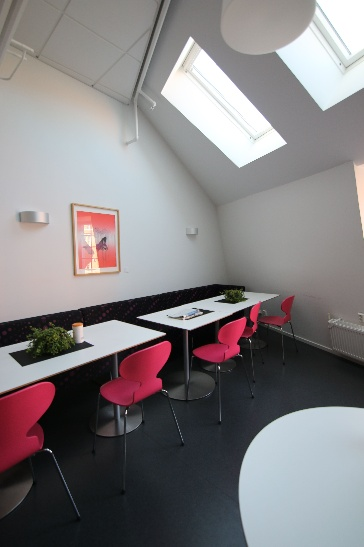
#> input picture lab2/part3/ImageStitching/img2_ratio01.jpg, 364 x 547 px; its folder holds 4 pictures in this run
$ python stitching.py   (Python 2 division)
#> lines starting #> are read from the running program, lines starting #| are printed output that depends on the picture
#> in main, img1 is the input picture: shape (547, 364, 3); mean B, G, R 128.6, 126.9, 130.9
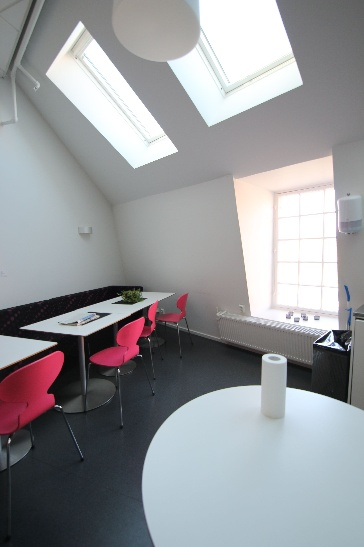
#> input picture lab2/part3/ImageStitching/img3_ratio01.jpg, 364 x 547 px
#> in main, img2 is the input picture: shape (547, 364, 3); mean B, G, R 153.4, 150.4, 149.1
### lab2/part3/stitching_utils.py
import cv2
import numpy as np
from matplotlib import pyplot as plt


def combine_images(img1, img2, H):
    """
    Combine two images together.

    Keyword arguments:
    img1 -- first image
    img2 -- second image
    H -- homography matrix
    """
    points1 = np.array([[0, 0], [0, img1.shape[0]], [img1.shape[1], img1.shape[0]], [img1.shape[1], 0]], dtype=np.float32)
    points1 = points1.reshape((-1, 1, 2))

    points2 = np.array([[0, 0], [0, img2.shape[0]], [img2.shape[1], img2.shape[0]], [img2.shape[1], 0]], dtype=np.float32)
    points2 = points2.reshape((-1, 1, 2))

    warped_points1 = cv2.perspectiveTransform(points1, H)[0]
    warped_points1 = warped_points1.astype(np.int32)
    warped_points1 = warped_points1.reshape((-1, 1, 2))

    points = np.concatenate((points2, warped_points1), axis=0)

    [x_min, y_min] = np.min(points, axis=0).ravel().astype(np.int32)
    [x_max, y_max] = np.max(points, axis=0).ravel().astype(np.int32)

    T = np.array([[1, 0, -x_min], [0, 1, -y_min], [0, 0, 1]], dtype=np.float32)

    output = cv2.warpPerspective(img1, T.dot(H), (x_max-x_min, y_max-y_min))
    # show warped image
    plt.imshow(output)
    plt.show()
    cv2.imwrite('StichingResults/warped.jpg', output)
    exit()
    output[-y_min:img2.shape[0]-y_min, -x_min:img2.shape[1]-x_min] = img2

    return output

# [62 lines left out: functions projectionImage, mergeWarpedImages, not called in this run]


def stitchImages(img1, img2, match = 'bf'):
    """
    Stitch two images together.

    Keyword arguments:
    img1 -- first image
    img2 -- second image
    """
#> called with match = 'bf'

    # Step1: Extract SIFT features and descriptors from both images
    sift1 = cv2.xfeatures2d.SIFT_create()
    sift2 = cv2.xfeatures2d.SIFT_create()
    keypoints1, descriptors1 = sift1.detectAndCompute(img1, None)
#> keypoints1 = 278 keypoints; strongest (x, y, size): (162, 334, 3.1), (141, 317, 2.5), (205, 312, 3.8), (108, 339, 24.7)
    keypoints2, descriptors2 = sift2.detectAndCompute(img2, None)
#> keypoints2 = 230 keypoints; strongest (x, y, size): (337, 346, 3.9), (55, 343, 2.4), (9, 441, 1.9), (332, 334, 2)
    # Convert keypoints to numpy arrays
    points1 = np.float32([kp.pt for kp in keypoints1]).reshape(-1, 1, 2)
#> points1 = 278 rows, first 8: [9.58, 329.2], [9.58, 329.2], [9.58, 329.2], [9.58, 329.2], [13.22, 40.54], [13.22, 40.54], [14.36, 354.9], [14.36, 354.9]
    points2 = np.float32([kp.pt for kp in keypoints2]).reshape(-1, 1, 2)
#> points2 = 230 rows, first 8: [2.52, 447.5], [4.19, 466.5], [4.79, 446.3], [4.79, 446.3], [4.96, 454.2], [5.01, 307.5], [5.06, 311.2], [9.28, 440.7]

    # Step2: Match features by applying Brute-Force-based or FLANN-based matching
    k = 2
    if match == 'bf':
        bf = cv2.BFMatcher()
        matches = bf.knnMatch(descriptors1, descriptors2, k)
#> matches = 278 matches
    elif match == 'flann':
        index_params = dict(algorithm=0, trees=5)
        search_params = dict(checks=50)
        flann = cv2.FlannBasedMatcher(index_params, search_params)
        matches = flann.knnMatch(descriptors1, descriptors2, k)

    # Step3: Apply Lowe's criterion to speedily reject most outliers
    good = []
    for m, n in matches:
        if m.distance < 0.7 * n.distance:
            good.append(m)
#> after the loop, good = 53 matches
    matches = good
#> matches = 53 matches

    points1 = np.float32([points1[m.queryIdx] for m in matches]).reshape(-1, 1, 2)
#> points1 = 53 rows, first 8: [15.98, 321.6], [140.7, 317.2], [141.8, 320.1], [142.7, 421.9], [154.1, 323.2], [158, 375.9], [159, 381.4], [159, 381.4]
    points2 = np.float32([points2[m.trainIdx] for m in matches]).reshape(-1, 1, 2)
#> points2 = 53 rows, first 8: [288.1, 34.44], [54.82, 343.2], [25.53, 330.6], [32.42, 447.5], [12.48, 370.8], [48.71, 391.8], [51.23, 396.3], [51.23, 396.3]

    # Step4: Compute RANSAC-based Homography H
    # given the matches between image 1 and image 2
    # we compute the homography H21 that maps
    # points from image 1 to image 2
    # x2 = H21 * x1
    H = cv2.findHomography(points1, points2, cv2.RANSAC, 5.0)[0]
#> H = [[1.73, 0.0403, -222.8], [0.497, 1.48, -118.9], [0.00197, 2.07e-05, 1]]

    # Step5: Apply inverse warping to img1
    # img1_warped, img1_topleft_coords = projectionImage(H, img1)

    # Step6: Merge the warped version of img1 with img2 under the same coordinate system of img2

    # stiched_img = mergeWarpedImages(img1_warped, img2, img1_topleft_coords)

    # the combination of the above do not work
    # this works
    stiched_img = combine_images(img1, img2, H)
#> in combine_images, `warped_points1 = cv2.perspectiveTransform(points1, H)[0]`: warped_points1 = [[-222.8, -118.9]]
#> in combine_images, `warped_points1 = warped_points1.astype(np.int32)`: warped_points1 = [[-222, -118]]
#> in combine_images, `points = np.concatenate((points2, warped_points1), axis=0)`: points = [[0, 0], [0, 547], [364, 547], [364, 0], [-222, -118]]
#> in combine_images, `[x_min, y_min] = np.min(points, axis=0).ravel().astype(np.int32)`: x_min = -222; y_min = -118
#> in combine_images, `[x_max, y_max] = np.max(points, axis=0).ravel().astype(np.int32)`: x_max = 364; y_max = 547
#> in combine_images, `T = np.array([[1, 0, -x_min], [0, 1, -y_min], [0, 0, 1]], dtype=np.flo..`: T = [[1, 0, 222], [0, 1, 118], [0, 0, 1]]
#> in combine_images, `output = cv2.warpPerspective(img1, T.dot(H), (x_max-x_min, y_max-y_min))`:
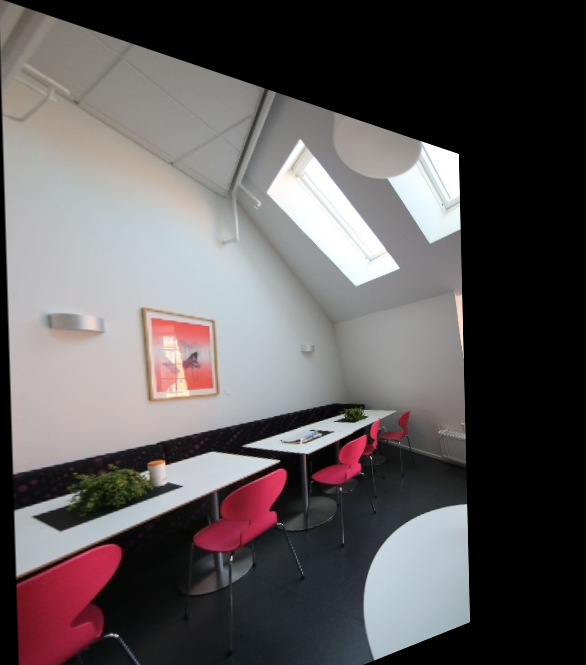
#> output: shape (665, 586, 3); mean B, G, R 90.1, 89.3, 94.1
    return stiched_img

### lab2/part3/stitching.py
import os
import cv2
import matplotlib.pyplot as plt
from stitching_utils import stitchImages


IMAGE_PATH = 'ImageStitching'
IMAGE_NAME = 'img{num}_ratio01.jpg'
RESULT_PATH = 'StichingResults'
RESULT_NAME = 'img{num1}_{num2}_stitched.jpg'
RESULT_NAME_ALL = 'img{num1}_{num2}_stitched_all.jpg'
NUM_IMAGES = 6

START = False

def main():
    # check if result path exists
    if not os.path.exists(RESULT_PATH):
        os.makedirs(RESULT_PATH)
    # stitch images
    # check if stitched images exist
    if START:
        for i in range(1, NUM_IMAGES):
            img1 = cv2.imread(IMAGE_PATH + '/' + IMAGE_NAME.format(num=i))
            img2 = cv2.imread(IMAGE_PATH + '/' + IMAGE_NAME.format(num=i+1))
            stitched_img = stitchImages(img1, img2, match='bf')
            cv2.imwrite(RESULT_PATH + '/' + RESULT_NAME.format(num1=i, num2=i+1), stitched_img)
    else:
        img1 = cv2.imread(IMAGE_PATH + '/' + IMAGE_NAME.format(num=2))
        img2 = cv2.imread(IMAGE_PATH + '/' + IMAGE_NAME.format(num=3))
        stitched_img = stitchImages(img1, img2, match='bf')


if __name__ == '__main__':
    main()
#> (the program exits here)
